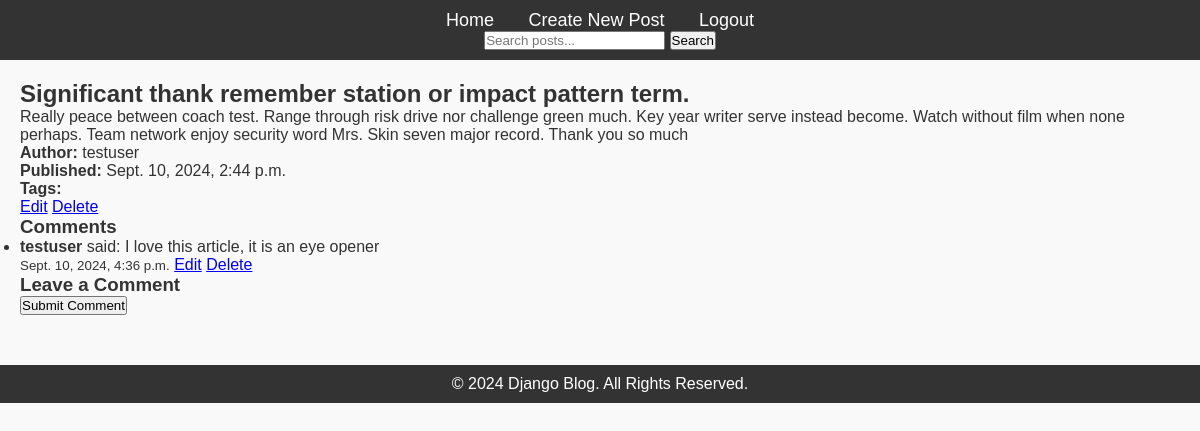
The page /post/1/ (signed in) on the database as committed earlier.
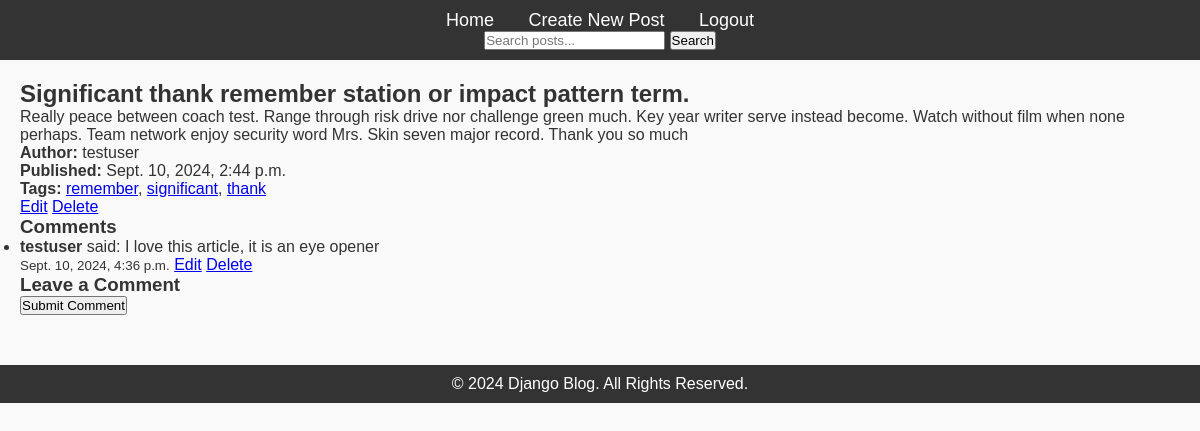
The same page on the database as committed later.
### blog/models.py (models this page shows, shortened)
class Comment(models.Model):
    post = models.ForeignKey(Post, related_name='comments', on_delete=models.CASCADE)
    author = models.ForeignKey(User, on_delete=models.CASCADE)
    content = models.TextField()
    created_at = models.DateTimeField(auto_now_add=True)
    updated_at = models.DateTimeField(auto_now=True)

### blog/views.py (the view)
# urls.py: path('post/<int:pk>/', PostDetailView.as_view(), name='post-detail'),
class PostDetailView(LoginRequiredMixin, DetailView):
    model = Post
    template_name = 'blog/post_detail.html'

### blog/templates/blog/post_detail.html (shortened to what this page needs)
{% extends 'blog/base.html' %}
{% block content %}
    <h2>{{ object.title }}</h2>
    <p>{{ object.content }}</p>
    <p><strong>Author:</strong> {{ object.author }}</p>
    <p><strong>Published:</strong> {{ object.published_date }}</p>
    <p><strong>Tags:</strong>
        {% for tag in object.tags.all %}
            <a href="{% url 'post-search' %}?q={{ tag }}">{{ tag }}</a>{% if not forloop.last %}, {% endif %}
        {% endfor %}
    </p>
    {% if user == object.author %}
        <a href="{% url 'post-update' object.id %}">Edit</a>
        <a href="{% url 'post-delete' object.id %}">Delete</a>
    {% endif %}
    <h3>Comments</h3>
    <ul>
        {% for comment in object.comments.all %}
            <li>
                <strong>{{ comment.author }}</strong> said: {{ comment.content }}
                <br><small>{{ comment.created_at }}</small>
                {% if comment.author == user %}
                    <a href="{% url 'edit-comment' comment.id %}">Edit</a>
                    <a href="{% url 'delete-comment' comment.id %}">Delete</a>
                {% endif %}
            </li>
        {% empty %}
            <li>No comments yet. Be the first to comment!</li>
        {% endfor %}
    </ul>
    <h3>Leave a Comment</h3>
    {% if user.is_authenticated %}
        <form method="post" action="{% url 'add-comment' object.id %}">
            <button type="submit">Submit Comment</button>
        </form>
    {% else %}
        <p><a href="{% url 'login' %}">Log in</a> to leave a comment.</p>
    {% endif %}
{% endblock %}

Rows that differ between the two databases and show on the page:
added Tag: name "remember"
added Tag: name "significant"
added Tag: name "thank"
